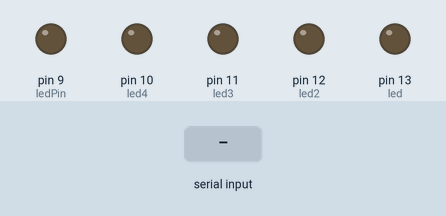
The sketch below on a simulated Arduino Uno, built with avr-gcc and run on an emulated ATmega328P. Parts: output pins drawn as LEDs (lit = HIGH). The test bench sets the inputs (shaded band).

Above: at 1.2 s.
1.3 s: byte 30 received over Serial
At 1.9 s:
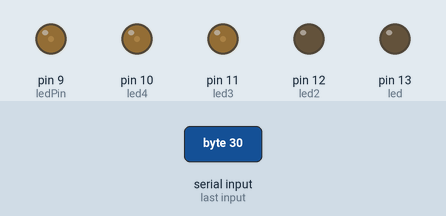
2.8 s: byte 90 received over Serial
At 4.2 s:
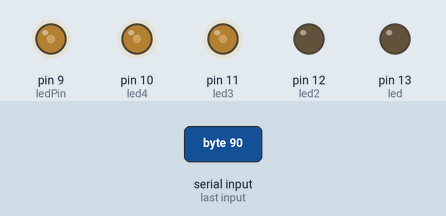
Timing chart, 0 to 5.8 s (numbered marks = the images above; inputs shaded):
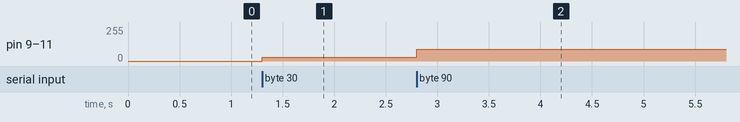

The sketch:

controlFromProcessing.ino
```cpp
const int ledPin = 9;
int led = 13;
int led2 = 12;
int led3 = 11;
int led4 = 10;

void setup()
{
  Serial.begin(9600);

  pinMode(ledPin, OUTPUT);
  pinMode(led, OUTPUT);
  pinMode(led2, OUTPUT);
  pinMode(led3, OUTPUT);
  pinMode(led4, OUTPUT);
}

void loop() {
  byte brightness;

  if (Serial.available()) {
    brightness = Serial.read();
    analogWrite(ledPin, brightness);
    analogWrite(led, brightness);
    analogWrite(led2, brightness);
    analogWrite(led3, brightness);
    analogWrite(led4, brightness);
  }
}
```

Measured:
- after the input at 1.3 s, pin 9 (ledPin), pin 10 (led4), pin 11 (led3): 0/255 → 30/255 at once
- after the input at 2.8 s, pin 9 (ledPin), pin 10 (led4), pin 11 (led3): 30/255 → 90/255 at once
